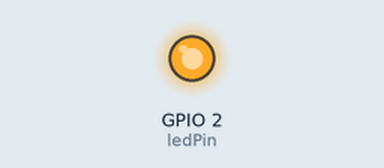
A sketch run on a simulated ESP32. Shown: output pins drawn as LEDs (lit = HIGH).

Above: at 0.15 s.
At 9.7 s:
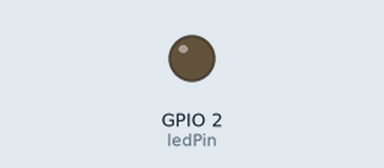
Timing chart, 0 to 14.8 s (numbered marks = the images above):
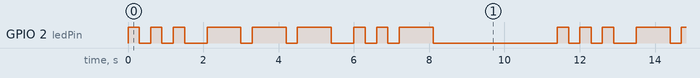

The sketch:

sos.ino
```cpp
const int ledPin = 2;  // ESP32板载LED引脚

// 定义各阶段时间(单位：ms)
const int shortBlink = 300;   // 短闪点亮时长
const int longBlink = 900;    // 长闪点亮时长
const int gap = 300;          // 同组内闪之间的间隔
const int endPause = 3000;    // 一轮SOS结束后的停顿时间

// SOS状态序列，true代表点亮，false代表熄灭/间隔
bool sequence[] = {
  // 三次短闪
  1,0, 1,0, 1,0,
  // 间隔
  0,
  // 三次长闪
  1,0, 1,0, 1,0,
  // 间隔
  0,
  // 三次短闪
  1,0, 1,0, 1,0,
  // 结束停顿
  0
};

int currentStep = 0;          // 当前执行到序列的第几步
unsigned long previousMillis = 0;
unsigned long stepDuration = 0; // 当前步骤的持续时间

void setup() {
  pinMode(ledPin, OUTPUT);
  digitalWrite(ledPin, LOW);
}

void loop() {
  unsigned long currentMillis = millis();

  // 当前步骤时间到，进入下一步
  if (currentMillis - previousMillis >= stepDuration) {
    previousMillis = currentMillis;

    // 根据当前状态设置LED
    digitalWrite(ledPin, sequence[currentStep]);

    // 根据当前步骤类型设置下一步的时长
    if (sequence[currentStep]) {
      // 点亮状态根据所属阶段设置长短
      stepDuration = (currentStep < 6 || (currentStep > 11 && currentStep < 18)) ? shortBlink : longBlink;
    } else {
      // 熄灭状态：如果是最后一步，为结束停顿，否则是普通间隔
      stepDuration = (currentStep == sizeof(sequence)/sizeof(sequence[0]) - 1) ? endPause : gap;
    }

    // 移动到下一步，到序列末尾后从头开始循环
    currentStep++;
    if (currentStep >= sizeof(sequence)/sizeof(sequence[0])) {
      currentStep = 0;
    }
  }
}
```

Measured:
- by itself, GPIO 2 (ledPin): repeats every 11.4 s: 2 × (LOW 0.30 s, HIGH 0.30 s), LOW 0.60 s, 2 × (HIGH 0.90 s, LOW 0.30 s), HIGH 0.90 s, LOW 0.60 s, 2 × (HIGH 0.30 s, LOW 0.30 s), HIGH 0.90 s, LOW 3.3 s, HIGH 0.30 s
- by itself, everything shown: repeats every 11.4 s, in 18 steps
